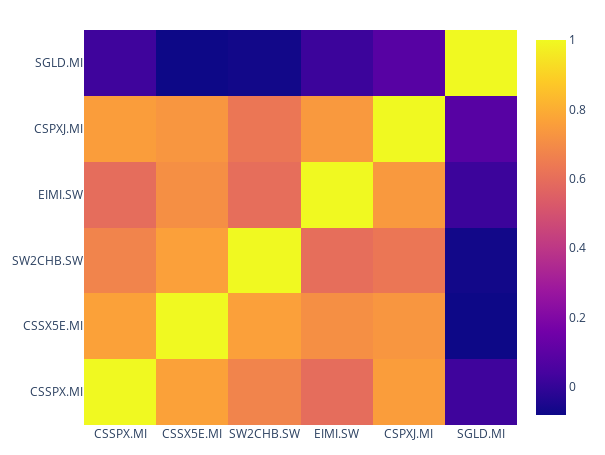

The notebook cell saved with this chart:
### Markdown cell above
### Correlation Map

### Code cell
corr_returns.vbt.heatmap().show()

### Figure 1 — Plotly figure (JSON) as saved in the notebook; plotly's stock layout.template omitted (floating-point values rounded to 4 significant figures)
{"data": [{"colorscale": [[0, "#0d0887"], [0.1111, "#46039f"], [0.2222, "#7201a8"], [0.3333, "#9c179e"], [0.4444, "#bd3786"], [0.5556, "#d8576b"], [0.6667, "#ed7953"], [0.7778, "#fb9f3a"], [0.8889, "#fdca26"], [1, "#f0f921"]], "hoverongaps": false, "type": "heatmap", "uid": "6511b656-89f2-4c70-8f17-1d2871196212", "x": ["CSSPX.MI", "CSSX5E.MI", "SW2CHB.SW", "EIMI.SW", "CSPXJ.MI", "SGLD.MI"], "y": ["CSSPX.MI", "CSSX5E.MI", "SW2CHB.SW", "EIMI.SW", "CSPXJ.MI", "SGLD.MI"], "z": [[1, 0.7641, 0.6741, 0.5966, 0.7541, 0.02586], [0.7641, 1, 0.7615, 0.7106, 0.7307, -0.08031], [0.6741, 0.7615, 1, 0.6021, 0.6296, -0.06875], [0.5966, 0.7106, 0.6021, 1, 0.742, 0.01789], [0.7541, 0.7307, 0.6296, 0.742, 1, 0.08737], [0.02586, -0.08031, -0.06875, 0.01789, 0.08737, 1]]}], "layout": {"height": 455, "legend": {"orientation": "h", "traceorder": "normal", "x": 1, "xanchor": "right", "y": 1.02, "yanchor": "bottom"}, "margin": {"b": 30, "l": 30, "r": 30, "t": 30}, "width": 605}}
